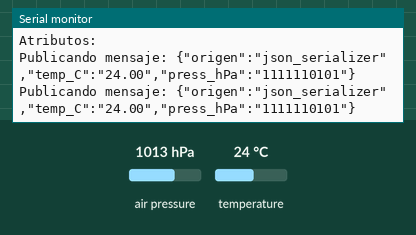
This sketch was run on a simulated ESP32. Shown: the last lines printed to the serial monitor. The test bench sets the inputs (shaded band); at power-on: air pressure 1013 hPa, temperature 24 °C. Storage starts empty.

Above: at 1.8 s.
1.9 s: air pressure set to 952 hPa
At 2.9 s:
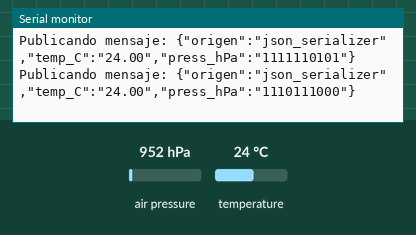
3.4 s: temperature set to 12 °C
At 4.7 s:
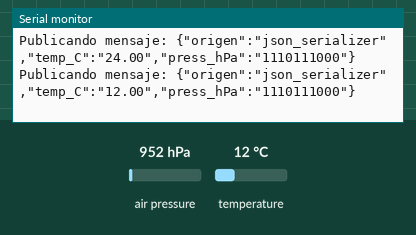
4.9 s: air pressure set to 975 hPa
At 5.9 s:
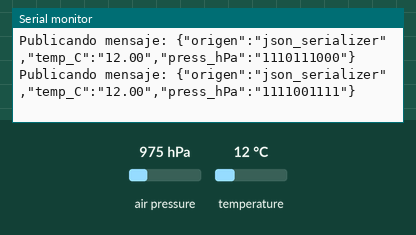

Measured:
- after the input at 1.9 s, the serial monitor: prints a new line after 0.15 s (image 1)
- after the input at 3.4 s, the serial monitor: prints a new line after 0.66 s (image 2)
- after the input at 4.9 s, the serial monitor: prints a new line after 0.17 s (image 3)

The sketch:

03_json_serializer.ino
```cpp
#include <ArduinoJson.h>
#include <Adafruit_BMP085.h>
#include <SPIFFS.h>

//Payload creado con snprintf
#define BUFFER_LEN  256
char payload[BUFFER_LEN]; //Payload Serializado
String json_string;

//Payload crearon con Json parser
//Doc: https://arduinojson.org/
//Ticket: Usar reservación de memoria en stack
//Usar el json assistant para calcular el LEN necesario para cada documento
#define JSON_BUFFER_INCOMING_LEN 200
#define JSON_BUFFER_OUTGOING_LEN 200
DynamicJsonDocument payload_in(JSON_BUFFER_INCOMING_LEN); //Json desde SPIFFS,SD,Serial o MQTT (Stream)
DynamicJsonDocument payload_out(JSON_BUFFER_OUTGOING_LEN);//Json hacia SPIFFS,SD,Serial o MQTT (Stream)

//Configuración de BMP
Adafruit_BMP085 bmp;

void setup() {

  //Inicializar perifericos
  Serial.begin(115200);
  bmp.begin(0x77);
  SPIFFS.begin(true);
  File file_json;

  // //Leer el archivo con Json desde SPIFFS.
  // file_json = SPIFFS.open("/json_file.txt", FILE_READ);

  // //Guardar Json en variable
  // while (file_json.available()) {
  //   json_string = file_json.readString();
  // }
  // file_json.close();

  // Serial.println("Contenido del archivo");
  // Serial.println(json_string);
  // Serial.println("Está bueno imprimirlo por Serial, pero\n"
  //                "necesitamos extraer los atributos.\n"
  //                "A mano sería muy complicado.");

  //Json parser deserializer
  //Parseo desde el archivo
  file_json = SPIFFS.open("/json_file.txt", FILE_READ);
  deserializeJson(payload_in,file_json);
  file_json.close();

  //Extracción de atributos
  const char* message = payload_in["message"];
  const char* origen = payload_in["origen"];

  Serial.println("Atributos:");
  Serial.println(message);Serial.println(origen);


}


void loop() {

    //Json Serializer
    // Guardar
    payload_out["origen"] = "json_serializer";
    payload_out["temp_C"] = String(bmp.readTemperature(),2);
    payload_out["press_hPa"] = String(bmp.readPressure()/100,2);

    serializeJson(payload_out, payload);

    Serial.print("Publicando mensaje: ");
    Serial.println(payload);
    delay(1000);
}
```
